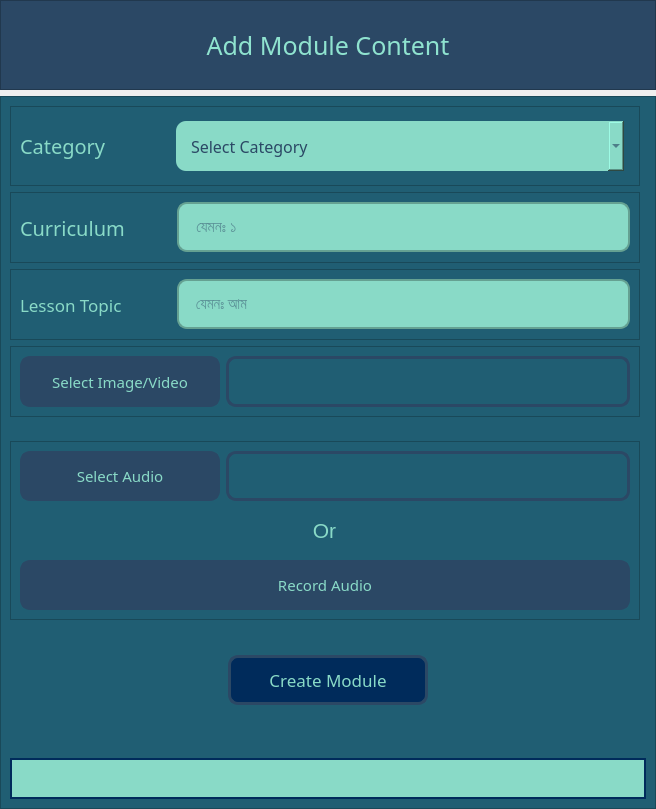
<?xml version="1.0" encoding="UTF-8"?>
<ui version="4.0">
 <class>Form</class>
 <widget class="QWidget" name="Form">
  <property name="geometry">
   <rect>
    <x>0</x>
    <y>0</y>
    <width>656</width>
    <height>809</height>
   </rect>
  </property>
  <property name="minimumSize">
   <size>
    <width>656</width>
    <height>809</height>
   </size>
  </property>
  <property name="maximumSize">
   <size>
    <width>670</width>
    <height>809</height>
   </size>
  </property>
  <property name="windowTitle">
   <string>Form</string>
  </property>
  <layout class="QGridLayout" name="gridLayout_2">
   <property name="leftMargin">
    <number>0</number>
   </property>
   <property name="topMargin">
    <number>0</number>
   </property>
   <property name="rightMargin">
    <number>0</number>
   </property>
   <property name="bottomMargin">
    <number>0</number>
   </property>
   <item row="0" column="0">
    <widget class="QFrame" name="top_frame">
     <property name="minimumSize">
      <size>
       <width>641</width>
       <height>90</height>
      </size>
     </property>
     <property name="maximumSize">
      <size>
       <width>16777215</width>
       <height>90</height>
      </size>
     </property>
     <property name="styleSheet">
      <string notr="true">background-color: rgb(43, 72, 101);</string>
     </property>
     <property name="frameShape">
      <enum>QFrame::StyledPanel</enum>
     </property>
     <property name="frameShadow">
      <enum>QFrame::Raised</enum>
     </property>
     <layout class="QHBoxLayout" name="horizontalLayout">
      <item>
       <widget class="QLabel" name="lbl_heading">
        <property name="font">
         <font>
          <family>Hind Siliguri Medium</family>
          <pointsize>19</pointsize>
          <weight>50</weight>
          <bold>false</bold>
         </font>
        </property>
        <property name="styleSheet">
         <string notr="true">color: rgb(143, 227, 207);</string>
        </property>
        <property name="text">
         <string>Add Module Content</string>
        </property>
        <property name="alignment">
         <set>Qt::AlignCenter</set>
        </property>
       </widget>
      </item>
     </layout>
    </widget>
   </item>
   <item row="1" column="0">
    <widget class="QFrame" name="middle_frame">
     <property name="minimumSize">
      <size>
       <width>641</width>
       <height>710</height>
      </size>
     </property>
     <property name="styleSheet">
      <string notr="true">background-color: rgb(32, 94, 115);
color: rgb(137, 218, 199);</string>
     </property>
     <property name="frameShape">
      <enum>QFrame::StyledPanel</enum>
     </property>
     <property name="frameShadow">
      <enum>QFrame::Raised</enum>
     </property>
     <layout class="QGridLayout" name="gridLayout_3">
      <item row="0" column="0" colspan="3">
       <widget class="QFrame" name="frame_3">
        <property name="minimumSize">
         <size>
          <width>630</width>
          <height>80</height>
         </size>
        </property>
        <property name="maximumSize">
         <size>
          <width>493</width>
          <height>80</height>
         </size>
        </property>
        <property name="frameShape">
         <enum>QFrame::StyledPanel</enum>
        </property>
        <property name="frameShadow">
         <enum>QFrame::Raised</enum>
        </property>
        <layout class="QHBoxLayout" name="horizontalLayout_5">
         <property name="rightMargin">
          <number>15</number>
         </property>
         <item>
          <widget class="QLabel" name="lbl_category">
           <property name="minimumSize">
            <size>
             <width>120</width>
             <height>0</height>
            </size>
           </property>
           <property name="maximumSize">
            <size>
             <width>150</width>
             <height>16777215</height>
            </size>
           </property>
           <property name="font">
            <font>
             <family>Hind Siliguri Medium</family>
             <pointsize>15</pointsize>
             <weight>50</weight>
             <bold>false</bold>
            </font>
           </property>
           <property name="styleSheet">
            <string notr="true">color: rgb(137, 218, 199);</string>
           </property>
           <property name="text">
            <string>Category</string>
           </property>
          </widget>
         </item>
         <item>
          <widget class="QComboBox" name="cmb_category">
           <property name="minimumSize">
            <size>
             <width>300</width>
             <height>50</height>
            </size>
           </property>
           <property name="font">
            <font>
             <family>Hind Siliguri Medium</family>
             <pointsize>12</pointsize>
            </font>
           </property>
           <property name="styleSheet">
            <string notr="true">background-color: rgb(137, 218, 199);
padding-left: 15px;
border-radius: 10px;
color: rgb(43, 72, 101);</string>
           </property>
           <item>
             <property name="text">
             <string>Select Category</string>
            </property>
           </item>
           <item>
             <property name="text">
             <string>Name Learning (Noun)</string>
            </property>
           </item>
           <item>
             <property name="text">
             <string>Verb Learning (Verb)</string>
            </property>
           </item>
           <item>
             <property name="text">
             <string>Association Learning (Association)</string>
            </property>
           </item>
           <item>
             <property name="text">
             <string>Activity Learning (Activity)</string>
            </property>
           </item>
          </widget>
         </item>
        </layout>
       </widget>
      </item>
      <item row="1" column="0" colspan="3">
       <widget class="QFrame" name="frame_6">
        <property name="minimumSize">
         <size>
          <width>630</width>
          <height>71</height>
         </size>
        </property>
        <property name="maximumSize">
         <size>
          <width>600</width>
          <height>72</height>
         </size>
        </property>
        <property name="frameShape">
         <enum>QFrame::StyledPanel</enum>
        </property>
        <property name="frameShadow">
         <enum>QFrame::Raised</enum>
        </property>
        <layout class="QHBoxLayout" name="horizontalLayout_3">
         <item>
          <widget class="QLabel" name="lbl_lesson_id">
           <property name="minimumSize">
            <size>
             <width>151</width>
             <height>0</height>
            </size>
           </property>
           <property name="maximumSize">
            <size>
             <width>200</width>
             <height>16777215</height>
            </size>
           </property>
           <property name="font">
            <font>
             <family>Hind Siliguri Medium</family>
             <pointsize>15</pointsize>
             <weight>50</weight>
             <bold>false</bold>
            </font>
           </property>
           <property name="styleSheet">
            <string notr="true">color: rgb(137, 218, 199);</string>
           </property>
           <property name="text">
            <string>Curriculum</string>
           </property>
          </widget>
         </item>
         <item>
          <widget class="QLineEdit" name="edit_lesson_id">
           <property name="minimumSize">
            <size>
             <width>325</width>
             <height>50</height>
            </size>
           </property>
           <property name="font">
            <font>
             <family>Hind Siliguri</family>
             <pointsize>12</pointsize>
             <weight>50</weight>
             <bold>false</bold>
            </font>
           </property>
           <property name="styleSheet">
            <string notr="true">background-color: rgb(137, 218, 199);
border: 2px solid rgb(101, 161, 146);
padding-left: 15px;
border-radius: 10px;
color: rgb(43, 72, 101);</string>
           </property>
           <property name="cursorPosition">
            <number>0</number>
           </property>
           <property name="placeholderText">
            <string>যেমনঃ ১</string>
           </property>
          </widget>
         </item>
        </layout>
       </widget>
      </item>
      <item row="2" column="0" colspan="3">
       <widget class="QFrame" name="frame_2">
        <property name="minimumSize">
         <size>
          <width>630</width>
          <height>71</height>
         </size>
        </property>
        <property name="maximumSize">
         <size>
          <width>600</width>
          <height>72</height>
         </size>
        </property>
        <property name="frameShape">
         <enum>QFrame::StyledPanel</enum>
        </property>
        <property name="frameShadow">
         <enum>QFrame::Raised</enum>
        </property>
        <layout class="QHBoxLayout" name="horizontalLayout_6">
         <item>
          <widget class="QLabel" name="lbl_lesson_topic">
           <property name="minimumSize">
            <size>
             <width>151</width>
             <height>0</height>
            </size>
           </property>
           <property name="maximumSize">
            <size>
             <width>150</width>
             <height>16777215</height>
            </size>
           </property>
           <property name="font">
            <font>
             <family>Hind Siliguri Medium</family>
             <pointsize>13</pointsize>
             <weight>50</weight>
             <bold>false</bold>
            </font>
           </property>
           <property name="styleSheet">
            <string notr="true">color: rgb(137, 218, 199);</string>
           </property>
           <property name="text">
            <string>Lesson Topic</string>
           </property>
          </widget>
         </item>
         <item>
          <widget class="QLineEdit" name="edit_lesson_topic">
           <property name="minimumSize">
            <size>
             <width>448</width>
             <height>50</height>
            </size>
           </property>
           <property name="font">
            <font>
             <family>Hind Siliguri Medium</family>
             <pointsize>11</pointsize>
            </font>
           </property>
           <property name="styleSheet">
            <string notr="true">background-color: rgb(137, 218, 199);
border: 2px solid rgb(101, 161, 146);
padding-left: 15px;
border-radius: 10px;
color: rgb(43, 72, 101);</string>
           </property>
           <property name="placeholderText">
            <string>যেমনঃ আম </string>
           </property>
          </widget>
         </item>
        </layout>
       </widget>
      </item>
      <item row="3" column="0" colspan="3">
       <widget class="QFrame" name="frame">
        <property name="minimumSize">
         <size>
          <width>630</width>
          <height>71</height>
         </size>
        </property>
        <property name="maximumSize">
         <size>
          <width>491</width>
          <height>71</height>
         </size>
        </property>
        <property name="frameShape">
         <enum>QFrame::StyledPanel</enum>
        </property>
        <property name="frameShadow">
         <enum>QFrame::Raised</enum>
        </property>
        <layout class="QHBoxLayout" name="horizontalLayout_2">
         <item>
          <widget class="QPushButton" name="btn_select_photo">
           <property name="sizePolicy">
            <sizepolicy hsizetype="Preferred" vsizetype="Preferred">
             <horstretch>0</horstretch>
             <verstretch>0</verstretch>
            </sizepolicy>
           </property>
           <property name="minimumSize">
            <size>
             <width>200</width>
             <height>50</height>
            </size>
           </property>
           <property name="maximumSize">
            <size>
             <width>150</width>
             <height>51</height>
            </size>
           </property>
           <property name="font">
            <font>
             <family>Hind Siliguri Medium</family>
             <pointsize>11</pointsize>
            </font>
           </property>
           <property name="cursor">
            <cursorShape>PointingHandCursor</cursorShape>
           </property>
           <property name="styleSheet">
            <string notr="true">QPushButton {
border: 3px solid rgb(43, 72, 101);
border-radius: 10px;
background-color:  rgb(43, 72, 101);
color: rgb(137, 218, 199)
}

QPushButton::hover:!pressed {
background-color: rgb(0, 43, 91);
border: 3px solid rgb(0, 43, 91); 
}</string>
           </property>
           <property name="text">
            <string>Select Image/Video</string>
           </property>
           <property name="shortcut">
            <string>Return</string>
           </property>
           <property name="flat">
            <bool>true</bool>
           </property>
          </widget>
         </item>
         <item>
          <widget class="QLabel" name="lbl_photo_name">
           <property name="font">
            <font>
             <family>Hind Siliguri Medium</family>
             <pointsize>13</pointsize>
             <weight>50</weight>
             <bold>false</bold>
            </font>
           </property>
           <property name="styleSheet">
            <string notr="true">color: rgb(137, 218, 199);
padding-left: 10px;
border: 3px solid rgb(43, 72, 101);
border-top-left-radius: 10px;
border-top-right-radius: 10px;
border-bottom-left-radius: 10px;
border-bottom-right-radius: 10px;</string>
           </property>
           <property name="text">
            <string/>
           </property>
           <property name="wordWrap">
            <bool>true</bool>
           </property>
          </widget>
         </item>
        </layout>
       </widget>
      </item>
      <item row="4" column="0" colspan="3">
       <widget class="QFrame" name="frame_5">
        <property name="minimumSize">
         <size>
          <width>630</width>
          <height>179</height>
         </size>
        </property>
        <property name="maximumSize">
         <size>
          <width>491</width>
          <height>142</height>
         </size>
        </property>
        <property name="styleSheet">
         <string notr="true"/>
        </property>
        <property name="frameShape">
         <enum>QFrame::StyledPanel</enum>
        </property>
        <property name="frameShadow">
         <enum>QFrame::Raised</enum>
        </property>
        <layout class="QGridLayout" name="gridLayout">
         <item row="0" column="1">
          <widget class="QLabel" name="lbl_audio">
           <property name="minimumSize">
            <size>
             <width>371</width>
             <height>47</height>
            </size>
           </property>
           <property name="font">
            <font>
             <family>Hind Siliguri Medium</family>
             <pointsize>13</pointsize>
             <weight>50</weight>
             <bold>false</bold>
            </font>
           </property>
           <property name="styleSheet">
            <string notr="true">color: rgb(137, 218, 199);
padding-left: 10px;
border: 3px solid rgb(43, 72, 101);
border-top-left-radius: 10px;
border-top-right-radius: 10px;
border-bottom-left-radius: 10px;
border-bottom-right-radius: 10px;</string>
           </property>
           <property name="text">
            <string/>
           </property>
           <property name="wordWrap">
            <bool>true</bool>
           </property>
          </widget>
         </item>
         <item row="0" column="0">
          <widget class="QPushButton" name="btn_select_audio">
           <property name="minimumSize">
            <size>
             <width>200</width>
             <height>50</height>
            </size>
           </property>
           <property name="maximumSize">
            <size>
             <width>200</width>
             <height>50</height>
            </size>
           </property>
           <property name="font">
            <font>
             <family>Hind Siliguri Medium</family>
             <pointsize>11</pointsize>
            </font>
           </property>
           <property name="cursor">
            <cursorShape>PointingHandCursor</cursorShape>
           </property>
           <property name="styleSheet">
            <string notr="true">QPushButton {
border: 3px solid rgb(43, 72, 101);
border-radius: 10px;
background-color:  rgb(43, 72, 101);
color: rgb(137, 218, 199)
}

QPushButton::hover:!pressed {
background-color: rgb(0, 43, 91);
border: 3px solid rgb(0, 43, 91); 
}</string>
           </property>
           <property name="text">
            <string>Select Audio</string>
           </property>
           <property name="shortcut">
            <string>Return</string>
           </property>
           <property name="flat">
            <bool>true</bool>
           </property>
          </widget>
         </item>
         <item row="1" column="0" colspan="2">
          <widget class="QFrame" name="frame_4">
           <property name="minimumSize">
            <size>
             <width>610</width>
             <height>17</height>
            </size>
           </property>
           <property name="maximumSize">
            <size>
             <width>465</width>
             <height>72</height>
            </size>
           </property>
           <property name="styleSheet">
            <string notr="true">border: none;</string>
           </property>
           <property name="frameShape">
            <enum>QFrame::StyledPanel</enum>
           </property>
           <property name="frameShadow">
            <enum>QFrame::Raised</enum>
           </property>
           <layout class="QHBoxLayout" name="horizontalLayout_4">
            <property name="leftMargin">
             <number>0</number>
            </property>
            <property name="topMargin">
             <number>0</number>
            </property>
            <property name="rightMargin">
             <number>0</number>
            </property>
            <property name="bottomMargin">
             <number>0</number>
            </property>
            <item>
             <widget class="QLabel" name="lbl_or">
              <property name="minimumSize">
               <size>
                <width>81</width>
                <height>45</height>
               </size>
              </property>
              <property name="maximumSize">
               <size>
                <width>81</width>
                <height>45</height>
               </size>
              </property>
              <property name="font">
               <font>
                <pointsize>16</pointsize>
               </font>
              </property>
              <property name="styleSheet">
               <string notr="true">color: rgb(137, 218, 199);</string>
              </property>
              <property name="text">
               <string>Or</string>
              </property>
              <property name="alignment">
               <set>Qt::AlignCenter</set>
              </property>
             </widget>
            </item>
           </layout>
          </widget>
         </item>
         <item row="2" column="0" colspan="2">
          <widget class="QPushButton" name="btn_record_audio">
           <property name="sizePolicy">
            <sizepolicy hsizetype="Preferred" vsizetype="Preferred">
             <horstretch>0</horstretch>
             <verstretch>0</verstretch>
            </sizepolicy>
           </property>
           <property name="minimumSize">
            <size>
             <width>610</width>
             <height>50</height>
            </size>
           </property>
           <property name="maximumSize">
            <size>
             <width>200</width>
             <height>50</height>
            </size>
           </property>
           <property name="font">
            <font>
             <family>Hind Siliguri Medium</family>
             <pointsize>11</pointsize>
            </font>
           </property>
           <property name="cursor">
            <cursorShape>PointingHandCursor</cursorShape>
           </property>
           <property name="styleSheet">
            <string notr="true">QPushButton {
border: 3px solid rgb(43, 72, 101);
border-radius: 10px;
background-color:  rgb(43, 72, 101);
color: rgb(137, 218, 199)
}

QPushButton::hover:!pressed {
background-color: rgb(0, 43, 91);
border: 3px solid rgb(0, 43, 91); 
}</string>
           </property>
           <property name="text">
            <string>Record Audio</string>
           </property>
           <property name="shortcut">
            <string>Return</string>
           </property>
           <property name="flat">
            <bool>true</bool>
           </property>
          </widget>
         </item>
        </layout>
       </widget>
      </item>
      <item row="5" column="0" rowspan="2">
       <spacer name="horizontalSpacer">
        <property name="orientation">
         <enum>Qt::Horizontal</enum>
        </property>
        <property name="sizeHint" stdset="0">
         <size>
          <width>212</width>
          <height>20</height>
         </size>
        </property>
       </spacer>
      </item>
      <item row="5" column="1">
       <spacer name="verticalSpacer_2">
        <property name="orientation">
         <enum>Qt::Vertical</enum>
        </property>
        <property name="sizeHint" stdset="0">
         <size>
          <width>20</width>
          <height>31</height>
         </size>
        </property>
       </spacer>
      </item>
      <item row="5" column="2" rowspan="2">
       <spacer name="horizontalSpacer_2">
        <property name="orientation">
         <enum>Qt::Horizontal</enum>
        </property>
        <property name="sizeHint" stdset="0">
         <size>
          <width>212</width>
          <height>20</height>
         </size>
        </property>
       </spacer>
      </item>
      <item row="6" column="1">
       <widget class="QPushButton" name="btn_submit">
        <property name="minimumSize">
         <size>
          <width>200</width>
          <height>50</height>
         </size>
        </property>
        <property name="font">
         <font>
          <family>Hind Siliguri Medium</family>
          <pointsize>13</pointsize>
         </font>
        </property>
        <property name="cursor">
         <cursorShape>PointingHandCursor</cursorShape>
        </property>
        <property name="styleSheet">
         <string notr="true">QPushButton {
border: 3px solid rgb(43, 72, 101);
border-radius: 10px;
background-color:  #002B5B;
color: rgb(137, 218, 199)
}

QPushButton::hover:!pressed {
background-color: rgb(43, 72, 101);
border: 3px solid rgb(0, 43, 91); 
}</string>
        </property>
        <property name="text">
         <string>Create Module</string>
        </property>
        <property name="shortcut">
         <string>Return</string>
        </property>
        <property name="flat">
         <bool>true</bool>
        </property>
       </widget>
      </item>
      <item row="7" column="1">
       <spacer name="verticalSpacer">
        <property name="orientation">
         <enum>Qt::Vertical</enum>
        </property>
        <property name="sizeHint" stdset="0">
         <size>
          <width>20</width>
          <height>30</height>
         </size>
        </property>
       </spacer>
      </item>
      <item row="8" column="0" colspan="3">
       <widget class="QLabel" name="lbl_lsn_cat_status">
        <property name="minimumSize">
         <size>
          <width>481</width>
          <height>41</height>
         </size>
        </property>
        <property name="font">
         <font>
          <family>Hind Siliguri Medium</family>
          <pointsize>12</pointsize>
         </font>
        </property>
        <property name="styleSheet">
         <string notr="true">border: 2px solid  rgb(0, 43, 91);
color: rgb(255, 0, 0);
background-color: rgb(137, 218, 199);</string>
        </property>
        <property name="text">
         <string/>
        </property>
        <property name="alignment">
         <set>Qt::AlignCenter</set>
        </property>
       </widget>
      </item>
     </layout>
    </widget>
   </item>
  </layout>
 </widget>
 <resources/>
 <connections/>
</ui>
